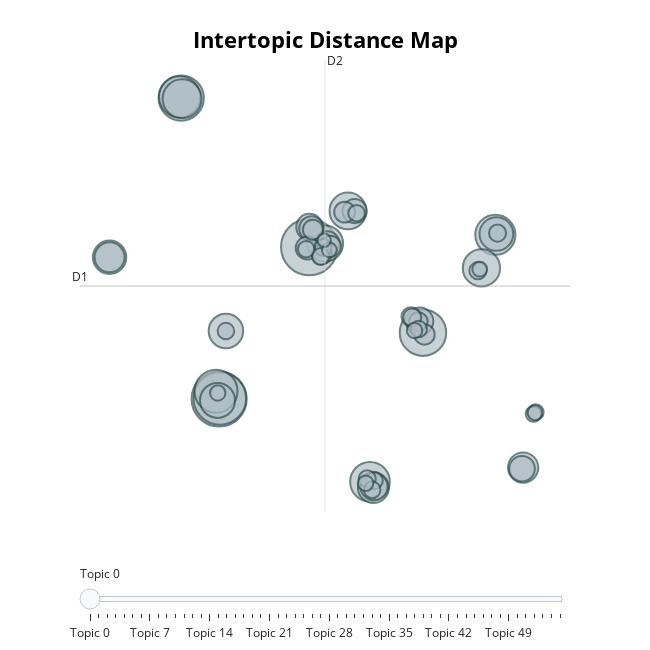

Here is the notebook cell this chart was saved with:
### Markdown cell above
You can also visualize topic relationships in 2d space.

### Code cell
topic_model.visualize_topics()
